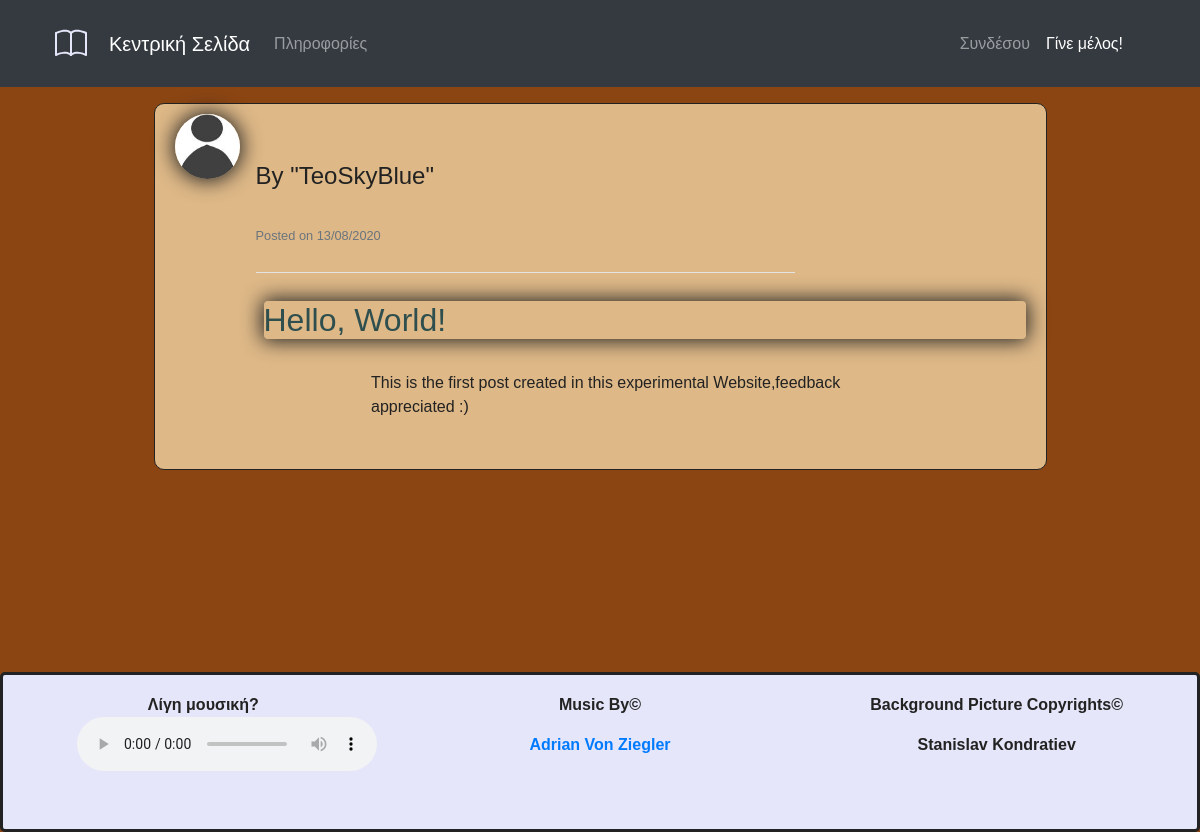
/post/1, run on the app's committed database.
### Flask_attempts/models.py (models this page shows, shortened)
class User(db.Model, UserMixin):
    id = db.Column(db.Integer, primary_key=True)
    username = db.Column(db.String(20), unique=True, nullable=False)
    email = db.Column(db.String(60), unique=True, nullable=False)
    image_file = db.Column(db.String(20), nullable=False, default='default.jpg')
    password = db.Column(db.String(60), nullable=False)
    posts = db.relationship('Post',backref='author', lazy = True)

class Post(db.Model):
    id = db.Column(db.Integer, primary_key=True)
    title = db.Column(db.String(100),nullable= False)
    date_posted = db.Column(db.DateTime,nullable=False,default = datetime.utcnow) #vs datetime.now i diafora einai oti i 2i apo8ikeuei local times,i 1i greenwich,kaliteri praktiki gia database storing
    content = db.Column(db.Text, nullable=False)
    user_id = db.Column(db.Integer, db.ForeignKey('user.id'), nullable=False)

### Flask_attempts/routes.py (the view)
@app.route("/post/<int:post_id>")
def post(post_id):
    post = Post.query.get_or_404(post_id) #i fernei to template tou post i fernei 404 doesnt exist page
    return render_template('post.html',title=post.title,post=post)

### Flask_attempts/templates/post.html (shortened to what this page needs)
{% extends "layout.html" %}
{% block content %}
	<article class="media content-section article-content">
		<img class="rounded-circle article-img low-shadows" src="{{url_for('static',filename='profile_pics/'+post.author.image_file)}}">
		<div class="media-body acrticle-content" >
			<div class="article-metadata article-svg">
				<h4 class="mr-2">By "{{post.author.username}}"</h4>
					<small class="text-muted">Posted on {{ post.date_posted.strftime("%d/%m/%Y") }}</small>
			</div>
			<h2 class="article-title low-shadows rounded ml-2">{{post.title}}</h2>
			<p class="article-svg mx-auto">{{post.content}}</p>
		</div>
	</article>
{% endblock content %}

### Flask_attempts/static/styling.css (style rules this page uses)
html,body { margin:0; padding:0;height:100%; }
body { width:100%; font-family: sans-serif; color: #222; background-image:url('stanislav-kondratiev-6pO3QFkk7hQ-unsplash.jpg'); background-color: saddlebrown; }
.content-section { background: burlywood; padding: 10px 20px; border: 1px solid #222; border-radius: 10px; margin-bottom: 20px; }
.article-title { color: darkslategray; }
.article-content { white-space: pre-line; width:100%; min-width: 400px; }
.article-img { height: 65px; width: 65px; margin-right: 16px; }
.low-shadows { box-shadow: 0px 0px 20px 2px #222; }
.article-metadata { padding-bottom: 1px; margin-bottom: 4px; border-bottom: 1px solid #e3e3e3 }
.article-svg { width: 70%; height: 60%; vertical-align: middle; }

### data on the page
User: image_file (picture), author.username "TeoSkyBlue"
Post: date_posted "13/08/2020", title "Hello, World!", content "This is the first post created in this experimental Website,feedback appreciated :)"
